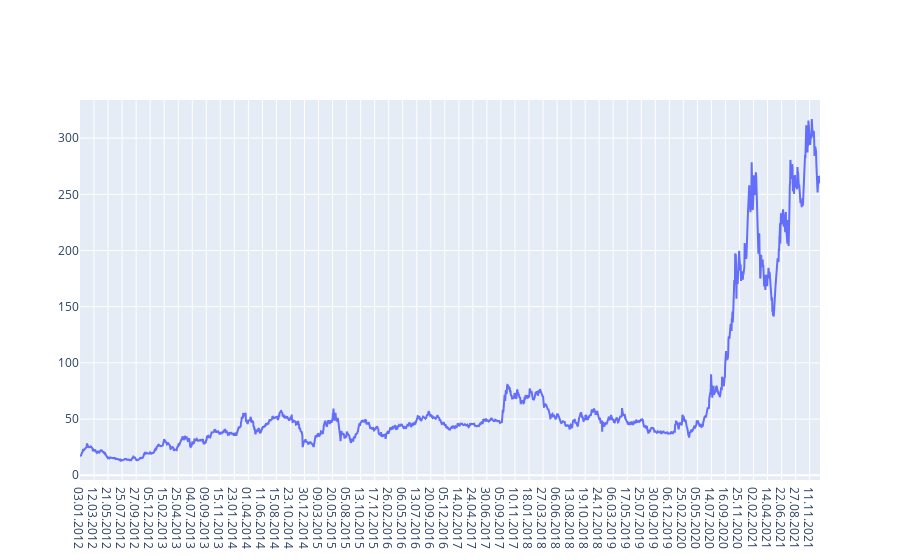

The notebook cell saved with this chart:
### Markdown cell above
___Выведем график, который показывает котировки акции BYD за последние 10 лет___

___Let's output a graph that shows BYD stock quotes over the past 10 years___

### Code cell
df_BYD = pd.read_csv("BYD_HKEX.csv", delimiter = ";")

fig = go.Figure([go.Scatter(x=df_BYD["Date"][::-1], y=df_BYD["Last"][::-1])])
fig.show()

### Figure 1 — Plotly figure (JSON) as saved in the notebook; plotly's stock layout.template omitted (floating-point values rounded to 4 significant figures; data arrays with more than 128 entries replaced by an {"elided": "..."} marker saying what was removed)
{"data": [{"type": "scatter", "x": {"elided": "2427 str values"}, "y": {"elided": "2427 float values"}}], "layout": {}}
